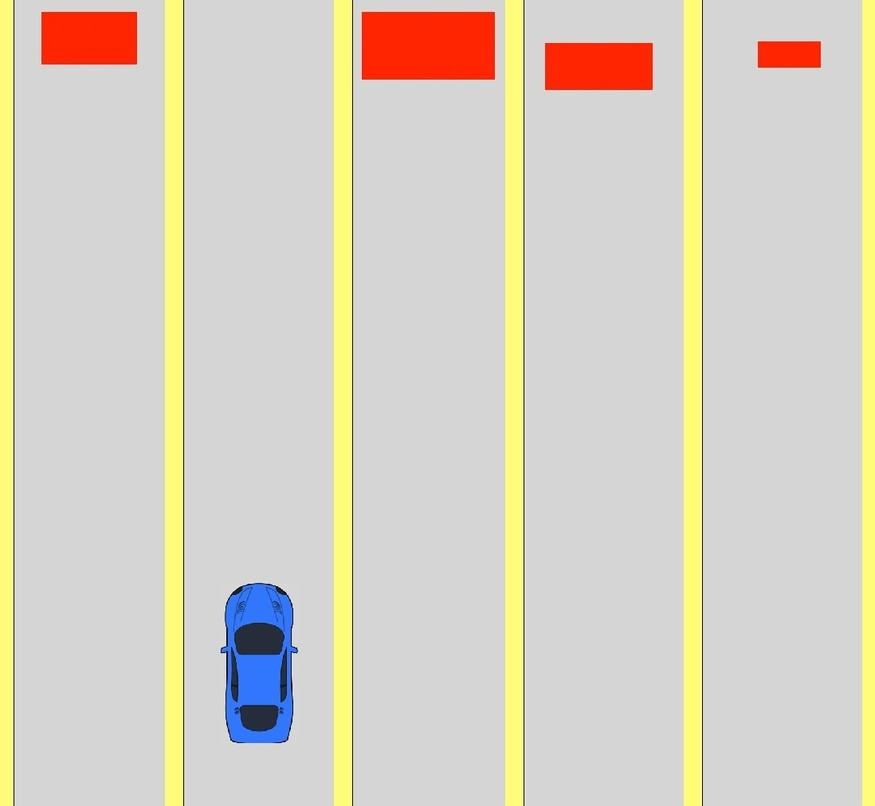
#> input picture 01_first_images/homework/task_2/image_10.jpg, 875 x 806 px, shrunk from 1098 x 1012 before the run
$ python -i task_2.py   (imports and definitions only)
#> lines starting #> are read from the running program, lines starting #| are printed output that depends on the picture; after the words box and inside, x2 and y2 are one past the last pixel; in counts of white or black regions, pixels touching at a corner belong together
import cv2
import numpy as np
import matplotlib.pyplot as plt


def find_lines(image: np.ndarray) -> np.array:
    mask = 255 - cv2.inRange(image, (20, 50, 150), (30, 150, 255))
    widths = np.array(np.nonzero(np.diff(mask[0]))).reshape((-1, 2))
    return widths


def empty_road(image: np.ndarray, widths: np.array) -> int:
    mask = cv2.inRange(image, (0, 100, 100), (10, 255, 255))
    road = -1
    for i, w in enumerate(widths):
        if mask[:, w[0] : w[1]].max() == 0:
            road = i
    return road


def is_curr_road(image: np.ndarray, width: np.array) -> int:
    mask = cv2.inRange(image, (100, 100, 100), (140, 255, 255))
    if mask[:, width[0] : width[1]].max() != 0:
        return True
    return False


def find_road_number(image: np.ndarray) -> int:
    """
    Найти номер дороги, на которой нет препятсвия в конце пути.

    :param image: исходное изображение
    :return: номер дороги, на котором нет препятсвия на дороге
    """
    image = cv2.cvtColor(image, cv2.COLOR_RGB2HSV)
    widths = find_lines(image)
    road_number = empty_road(image, widths)
    if road_number == -1 or is_curr_road(image, widths[road_number]):
        return None

    return road_number

>>> import cv2
>>> picture = cv2.cvtColor(cv2.imread('task_2/image_10.jpg'), cv2.COLOR_BGR2RGB)
>>> result = find_road_number(picture)
#> in find_road_number, `image = cv2.cvtColor(image, cv2.COLOR_RGB2HSV)`: image: shape (806, 875, 3); mean H, S, V 14.8, 26.1, 217.6
#> in find_lines, `mask = 255 - cv2.inRange(image, (20, 50, 150), (30, 150, 255))`:
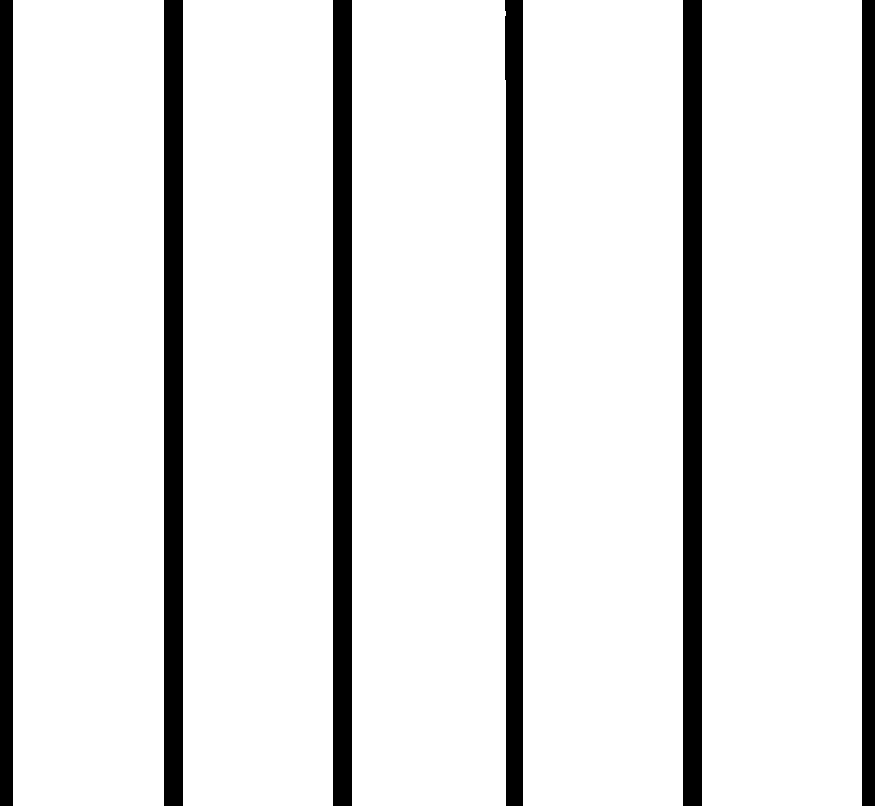
#> mask: shape (806, 875); 88.6% white; 6 black regions, box (x1, y1, x2, y2) and area: (164, 0, 183, 806) 15314, (333, 0, 352, 806) 15314, (683, 0, 702, 806) 15314, (505, 0, 523, 806) 13777, (0, 0, 13, 806) 10478, (862, 0, 875, 806) 10478
#> in find_lines, `widths = np.array(np.nonzero(np.diff(mask[0]))).reshape((-1, 2))`: widths = [[12, 163], [182, 332], [351, 504], [522, 682], [701, 861]]
#> in empty_road, `mask = cv2.inRange(image, (0, 100, 100), (10, 255, 255))`:
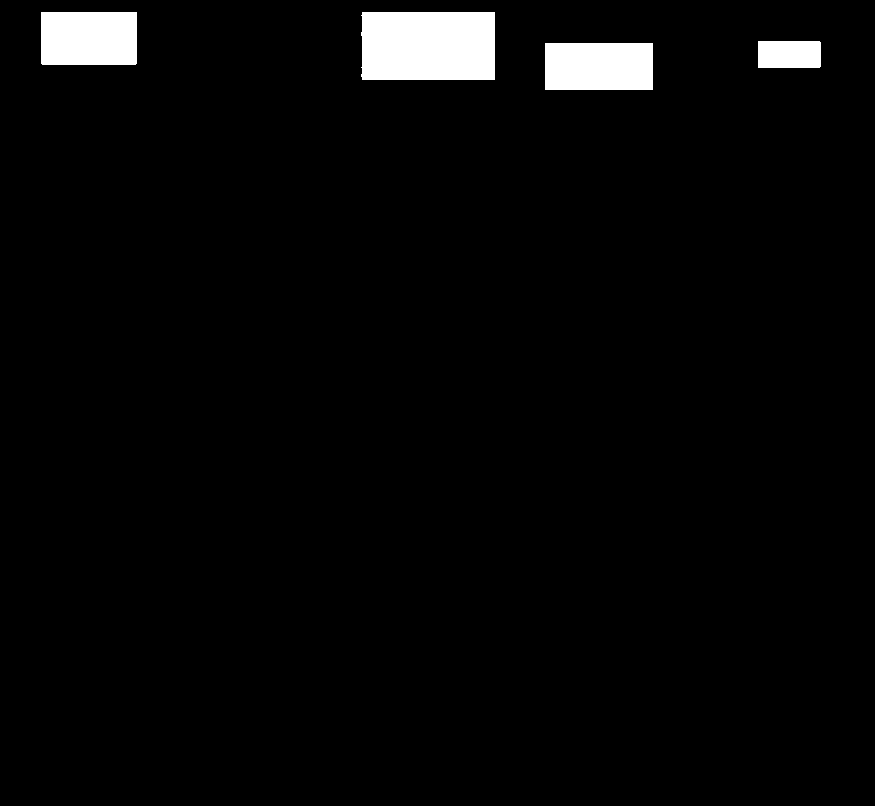
#> mask: shape (806, 875); 3% white; 4 white regions, box (x1, y1, x2, y2) and area: (361, 12, 495, 80) 9053, (41, 12, 137, 65) 5086, (545, 43, 653, 90) 5076, (758, 41, 821, 68) 1699
#> the loop in empty_road, `for i, w in enumerate(widths):` made 5 passes
#> (w, road) on pass 2: ([182, 332], 1)
#> in find_road_number, `road_number = empty_road(image, widths)`: road_number = 1
#> in is_curr_road, `mask = cv2.inRange(image, (100, 100, 100), (140, 255, 255))`:
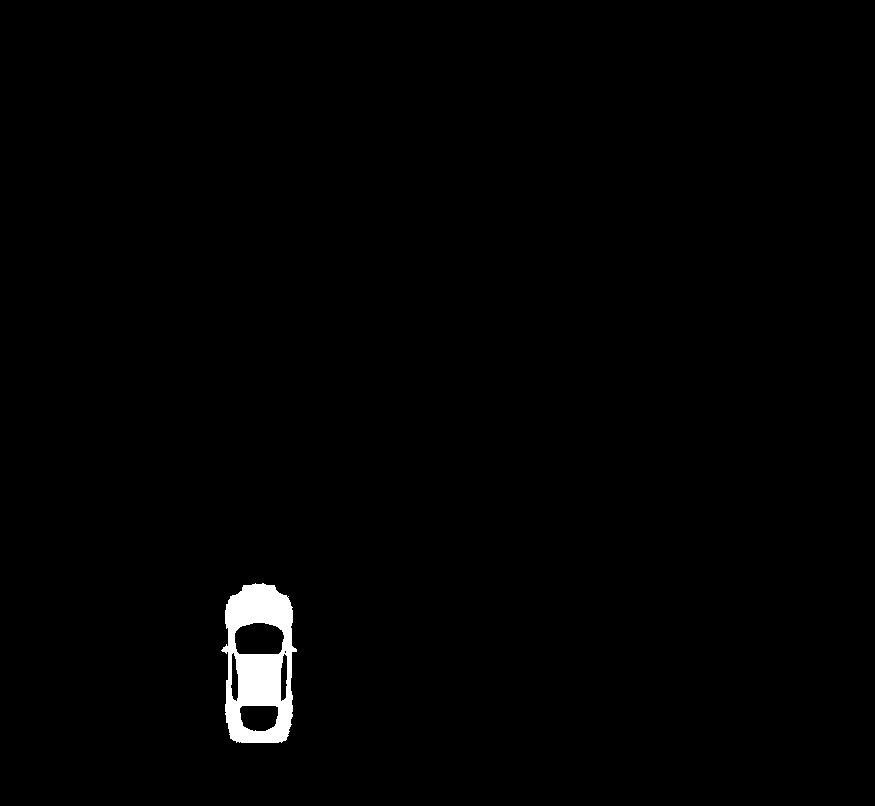
#> mask: shape (806, 875); 1% white; 1 white region, box (x1, y1, x2, y2) and area: (221, 583, 297, 743) 7325

$ run again, on 01_first_images/homework/task_2/image_12.jpg
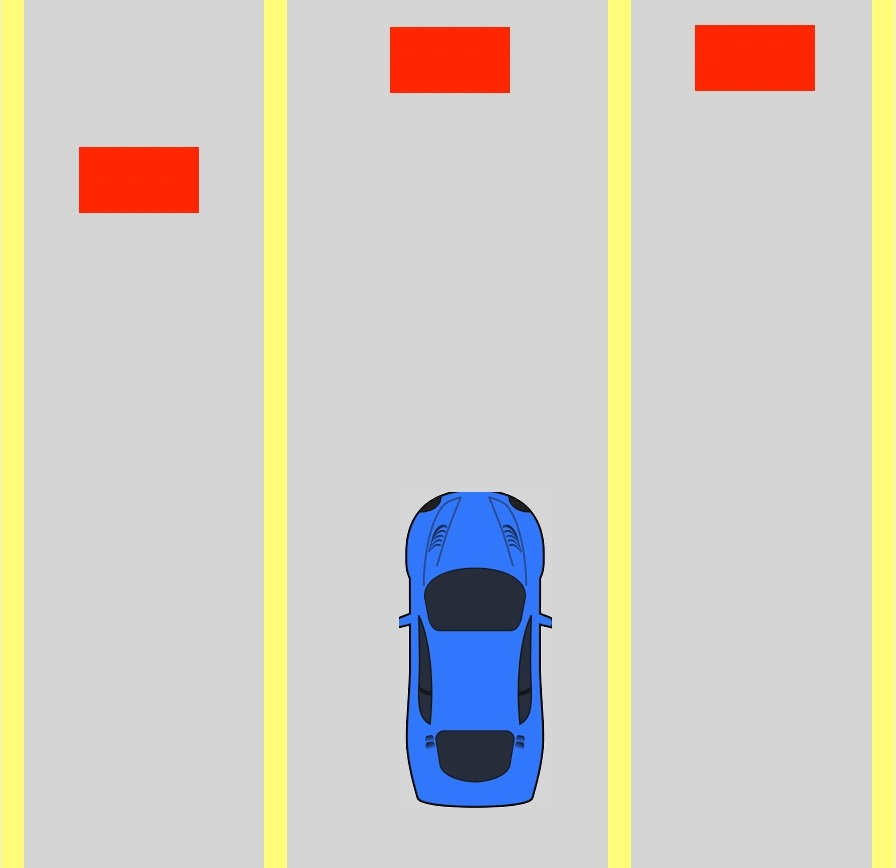
#> input picture 01_first_images/homework/task_2/image_12.jpg, 896 x 868 px
#> image: shape (868, 896, 3); mean H, S, V 13.8, 31.1, 217
#> in find_lines, `mask = 255 - cv2.inRange(image, (20, 50, 150), (30, 150, 255))`:
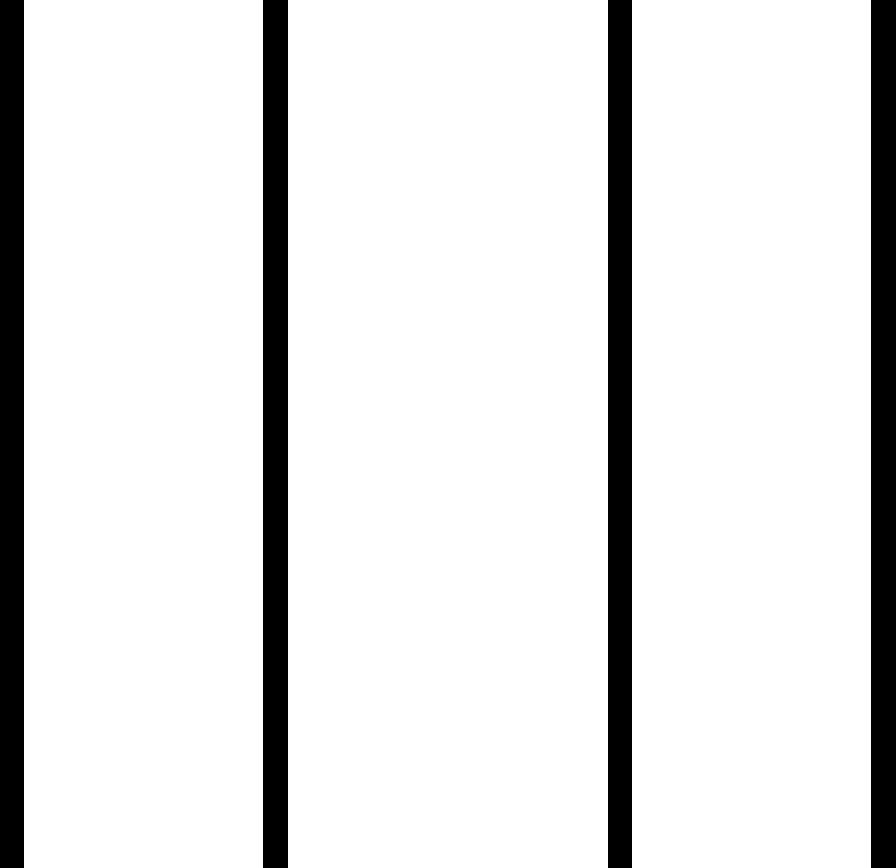
#> mask: shape (868, 896); 89.1% white; 4 black regions, box (x1, y1, x2, y2) and area: (263, 0, 288, 868) 21700, (871, 0, 896, 868) 21700, (0, 0, 24, 868) 20832, (608, 0, 632, 868) 20832
#> in find_lines, `widths = np.array(np.nonzero(np.diff(mask[0]))).reshape((-1, 2))`: widths = [[23, 262], [287, 607], [631, 870]]
#> in empty_road, `mask = cv2.inRange(image, (0, 100, 100), (10, 255, 255))`:
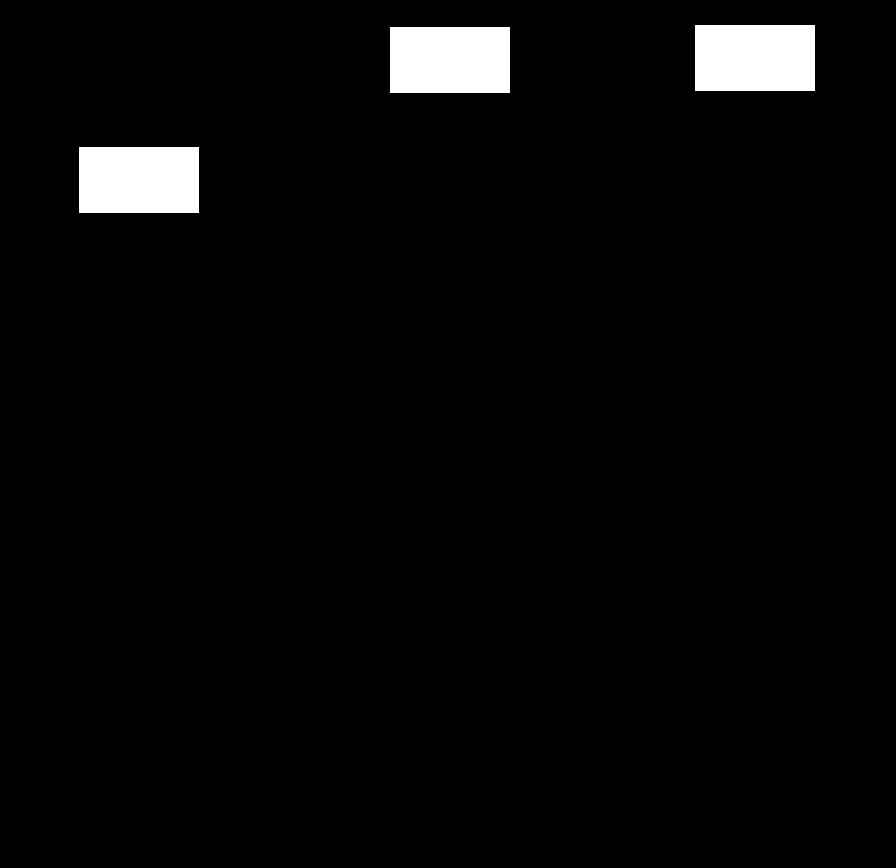
#> mask: shape (868, 896); 3.1% white; 3 white regions, box (x1, y1, x2, y2) and area: (695, 25, 815, 91) 7920, (390, 27, 510, 93) 7920, (79, 147, 199, 213) 7920
#> the loop in empty_road, `for i, w in enumerate(widths):` made 3 passes
#> road_number = -1
